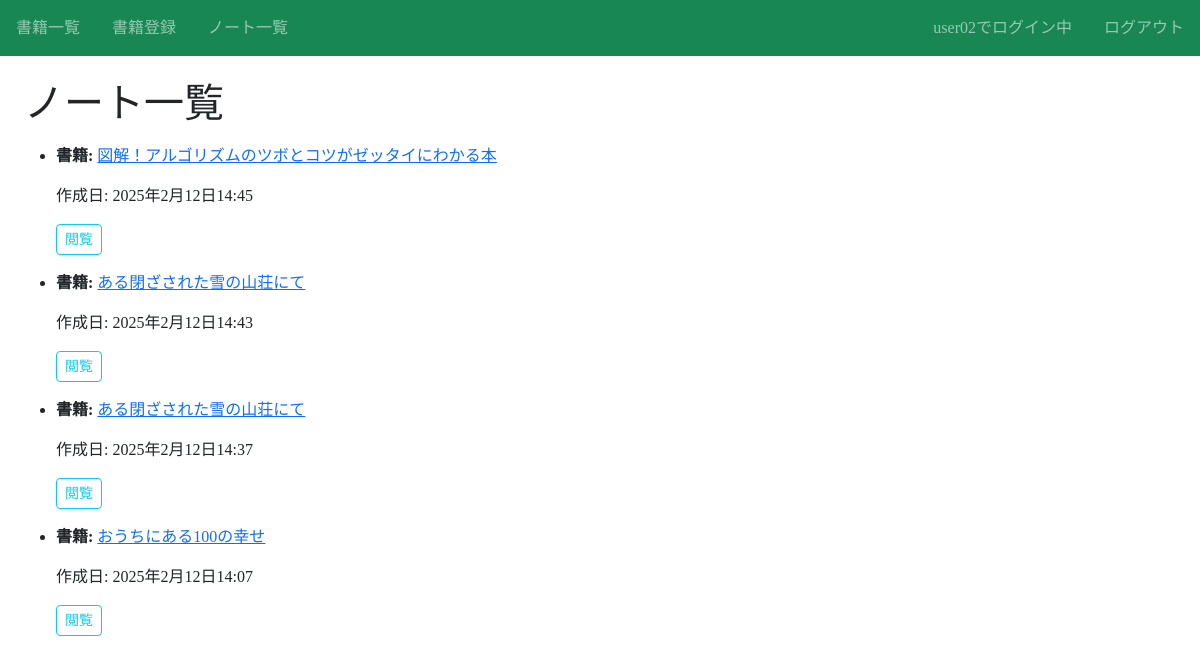
Screenshot of /notes/ (signed in) with the database file from the repository.
### book/models.py (models this page shows, shortened)
class Note(models.Model):
    book = models.ForeignKey(Shelf, on_delete=models.CASCADE, related_name="notes")
    content = models.TextField()
    created_at = models.DateTimeField(auto_now_add=True)
    user = models.ForeignKey('auth.User', on_delete=models.CASCADE)

class Shelf(models.Model):
    title = models.CharField(max_length=100)
    text = models.TextField()
    thumbnail = models.ImageField(null=True, blank=True)
    category = models.CharField(
        max_length=100,
        choices=CATEGORY,
    )
    user = models.ForeignKey("auth.User", on_delete=models.CASCADE)

### book/views.py (the view)
# urls.py: path('notes/', views.NoteListView.as_view(), name='note-list'),  # ノート一覧
class NoteListView(LoginRequiredMixin, generic.ListView):
    model = Note
    template_name = 'book/note_list.html'
    context_object_name = 'notes'
    def get_queryset(self):
        return Note.objects.filter(user=self.request.user).order_by('-created_at')  # ユーザーのノートを取得

### templates/book/note_list.html (shortened to what this page needs)
{% extends "base.html" %}
{% block h1 %}ノート一覧{% endblock %}
{% block content %}
  {% if notes %}
    <ul>
      {% for note in notes %}
        <li>
          <p><strong>書籍:</strong> <a href="{% url 'detail-book' pk=note.book.id %}">{{ note.book.title }}</a></p>
          <p>作成日: {{ note.created_at }}</p>
          <a href="{% url 'note-detail' pk=note.id %}" class="btn btn-outline-info btn-sm">閲覧</a>
        </li>
      {% endfor %}
    </ul>
  {% else %}
    <p>ノートはありません。</p>
  {% endif %}
{% endblock %}

### templates/base.html (shortened to what this page needs)
<!DOCTYPE html>
<html lang="ja">
<head>
    <link href="https://cdn.jsdelivr.net/npm/bootstrap@5.3.0/dist/css/bootstrap.min.css" rel="stylesheet">
</head>
<body>
    <nav class="navbar navbar-dark bg-success sticky-top">
        <div class="navbar-nav d-flex flex-row">
            <a href="{% url 'list-book' %}" class="nav-link mx-3">書籍一覧</a>
            {% if user.is_authenticated %}
              <a href="{% url 'create-book' %}" class="nav-link mx-3">書籍登録</a>
              <a href="{% url 'note-list' %}" class="nav-link mx-3">ノート一覧</a>
            {% endif %}
        </div>
        <div class="navbar-nav d-flex flex-row">
            {% if user.is_authenticated %}
                <span class="navbar-text mx-3">{{ user }}でログイン中</span>
                <a href="{% url 'logout' %}" class="nav-link mx-3">ログアウト</a>
            {% else %}
                <a href="{% url 'login' %}" class="nav-link mx-3">ログイン</a>
                <a href="{% url 'accounts:signup' %}" class="nav-link mx-3">会員登録</a>
            {% endif %}
        </div>
    </nav>
    <div class="p-4">
        <h1>{% block h1 %}{% endblock %}</h1>
        {% block content %}{% endblock %}
    </div>
</body>
</html>

### templates/base.html (style rules this page uses)
body { font-family: "Noto Serif JP", serif; }

### rows the page displays
Note: book "図解！アルゴリズムのツボとコツがゼッタイにわかる本", created_at "2025年2月12日14:45"
Note: book "ある閉ざされた雪の山荘にて", created_at "2025年2月12日14:43"
Note: book "ある閉ざされた雪の山荘にて", created_at "2025年2月12日14:37"
Note: book "おうちにある100の幸せ", created_at "2025年2月12日14:07"

### other values shown
{{ user }} "user02"
